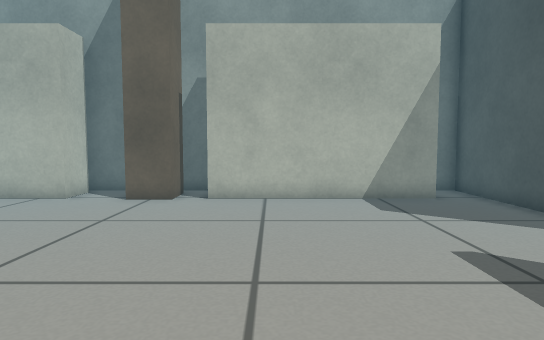
View 1 (above)

12 first-person views from a walk through a world built for the Gazebo simulator. The camera is 0.47 m above the floor, tilts 4° down and sees 75° across. The floor is counted in squares, 0.25 m on a side. Each view is taken from the middle of a square. On the plan, view 1 faces up. The plan holds only what a view shows up to about 18 squares ahead; the rest is blank.

View 2
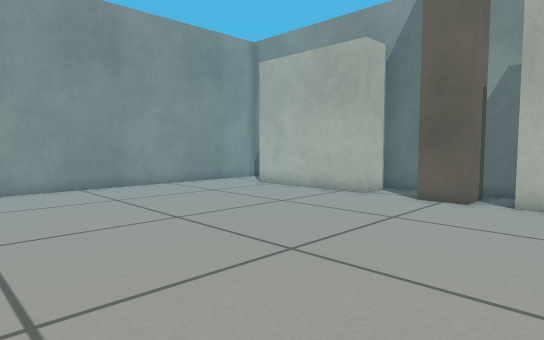

View 3
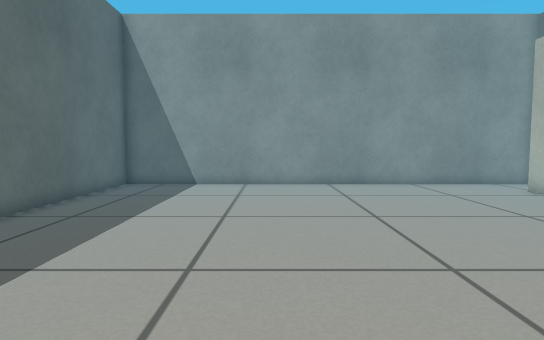

View 4
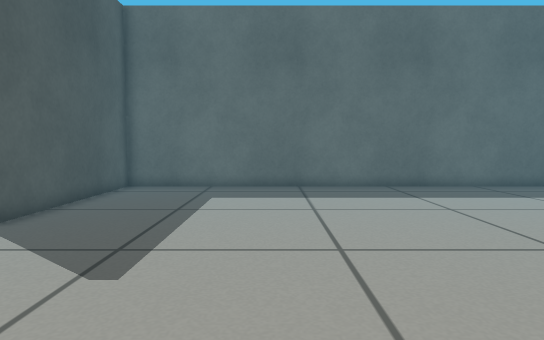

View 5
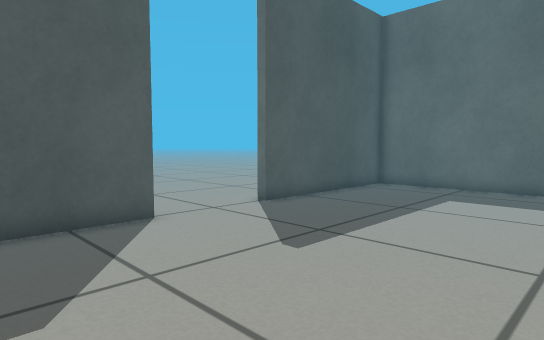

View 6
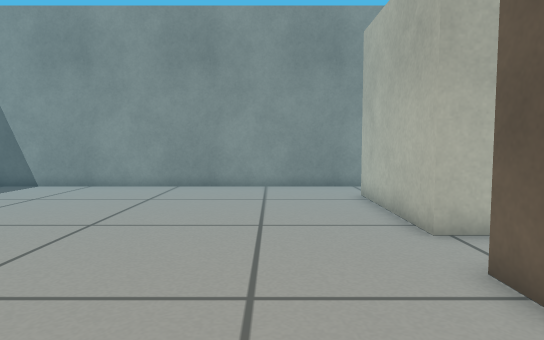

View 7
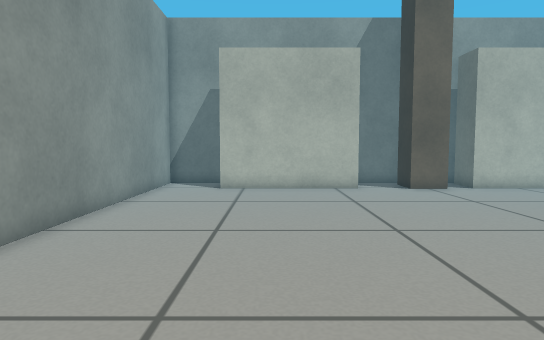

View 8
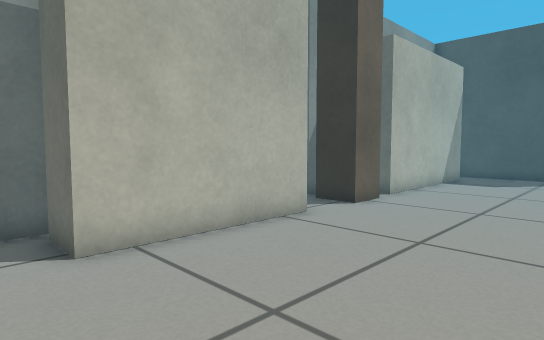

View 9
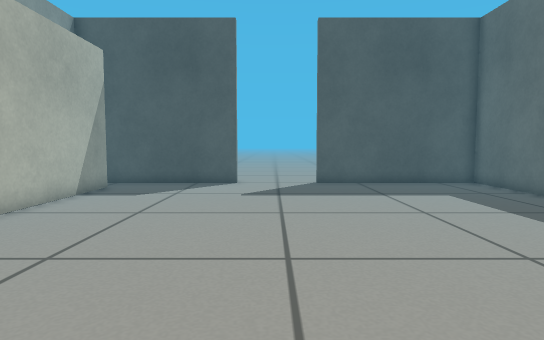

View 10
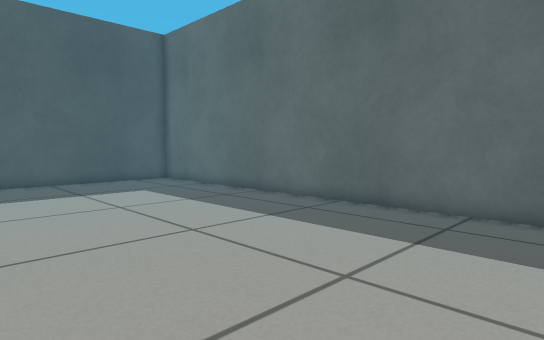

View 11
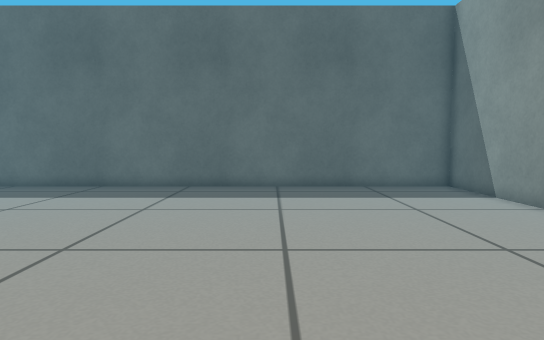

View 12
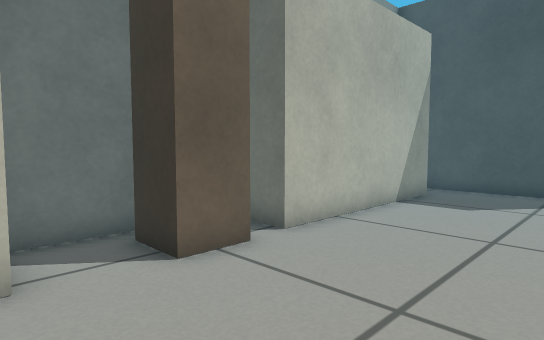

### Floor plan
Key: @ floor where view 1 was taken; # wall or solid block; . floor; B white box; P pillar.
Columns run from 16 left of view 1 to 9 right of it. Each row starts with its distance up from view 1.
 15 ####    #######        ##
 14 #..B     B.PP.#        .#
 13 #..B     B.PP.#      ##.#
 12 #..BBBBBB..PP.########..#
 11 #.......................#
 10 #.......................#
  9 #.......................#
  8 #.......................#
  7 #.......................#
  6 #.........................
  5 #.........................
  4 #.........................
  3 #.........................
  2 #.......................#.
  1 #.......................#
  0 #...............@.......#
 -1 #.......................#
 -2 #.......................#
 -3 #.......................#
 -4 #.......................#
 -5 #########################

Positions as (right, up) in squares from view 1, and headings:
1: (0, 0), facing up
2: (0, 0), facing up-left
3: (1, 2), facing left
4: (1, 11), facing down
5: (-1, 11), facing down-right
6: (0, 9), facing left
7: (-11, -3), facing up
8: (-15, 6), facing up-right
9: (-10, 5), facing right
10: (-11, 5), facing down-right
11: (-8, 11), facing down
12: (-8, 7), facing up-right
